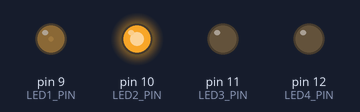
This sketch was run on a simulated Arduino Uno, built with avr-gcc and run on an emulated ATmega328P. On the bench: output pins drawn as LEDs (lit = HIGH).

Above: at 0.05 s.
At 0.6 s:
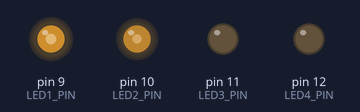
At 0.85 s:
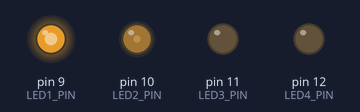
At 1.15 s:
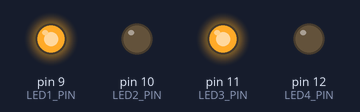
At 1.7 s:
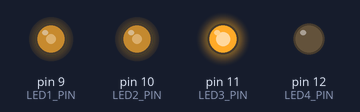
At 2.3 s:
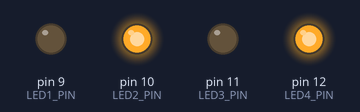
Timing chart, 0 to 5.4 s (numbered marks = the images above):
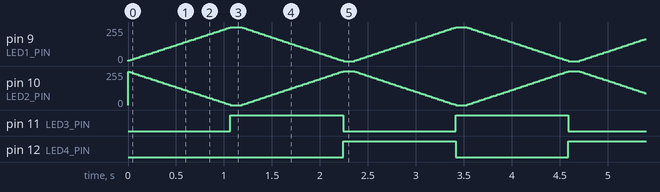

Measured:
- by itself, pin 11 (LED3_PIN), pin 12 (LED4_PIN): alternates HIGH for 1.2 s and LOW for 1.2 s

The sketch:

blink_vs_fade_1b4a.ino
```cpp
/*
 * original sketch by Nicu FLORICA (niq_ro)
 * blink (flash) vs. fade leds
 * v.1 - initial, 27.08.2022. Craiova, Romania, Europe
 * v.1.a - added push button to chenge mode (blink or fade)
 * v.1.a.1 -changed for ATtiny88 boards
 * v.1.a.2 - same time for fade and flash (corrected formula)
 * v.1.a.2.a1 - check the flash/blink as number
 * v.1.b.4 - clean the sketch
 */

#define LED1_PIN    9  // fade led 1
#define LED2_PIN   10  // fade led 2
#define LED3_PIN   11  // flash led 1
#define LED4_PIN   12  // flash led 2

byte led1 = 0;    // state for flas led

unsigned long time_to_fade;
unsigned long time_to_stop = 100;
unsigned long fade_delay = 20; // [ms] smaller number is faster fade

int brightness = 0;    // how bright the LED is
int fade_step = 5;    // how many points to fade the LED by

int lent = 0;
int clipire = 0;
int lent0 = -1;
int clipire0 = -1;


void setup() {
  pinMode(LED1_PIN,   OUTPUT);
  pinMode(LED2_PIN,   OUTPUT);
  pinMode(LED3_PIN,   OUTPUT);
  pinMode(LED4_PIN,   OUTPUT);

  digitalWrite(LED1_PIN, LOW);
  digitalWrite(LED2_PIN, LOW);
  digitalWrite(LED3_PIN, LOW);
  digitalWrite(LED4_PIN, LOW);
}

void loop() {

  analogWrite(LED1_PIN, brightness);
  analogWrite(LED2_PIN, 255-brightness);

if(millis() > time_to_fade)
  {
  time_to_fade = millis() + fade_delay;
  brightness = brightness + fade_step; // change the brightness for next time through the loop:

  // reverse the direction of the fading at the ends of the fade:
  if (brightness <= 0)
  {
    brightness = 0;
    fade_step = -fade_step;
    time_to_fade = time_to_fade + time_to_stop;
    lent++;
      led1 = !led1;
      digitalWrite(LED3_PIN, led1);
      digitalWrite(LED4_PIN, !led1);
      clipire++;
  }
  if (brightness >= 255)
  {
    brightness = 255;
    fade_step = -fade_step;
    time_to_fade = time_to_fade + time_to_stop;
  lent++;
    led1 = !led1;
      digitalWrite(LED3_PIN, led1);
      digitalWrite(LED4_PIN, !led1);
      clipire++;
  }
  }

}  // end main loop
```
